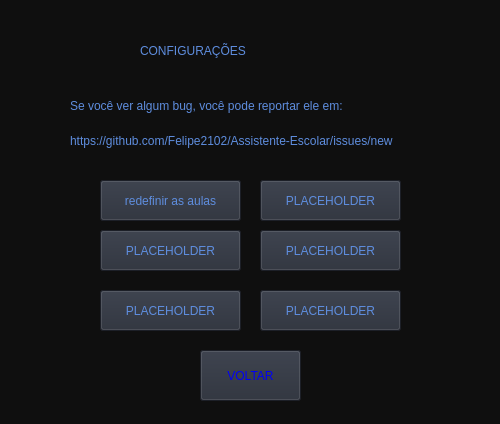
<?xml version="1.0" encoding="UTF-8"?>
<ui version="4.0">
 <class>conf</class>
 <widget class="QDialog" name="conf">
  <property name="geometry">
   <rect>
    <x>0</x>
    <y>0</y>
    <width>500</width>
    <height>424</height>
   </rect>
  </property>
  <property name="windowTitle">
   <string>CONFIGURAÇÕES</string>
  </property>
  <property name="styleSheet">
   <string notr="true">background-color: rgb(15, 15, 15);</string>
  </property>
  <widget class="QDialogButtonBox" name="buttonBox">
   <property name="geometry">
    <rect>
     <x>10</x>
     <y>600</y>
     <width>461</width>
     <height>32</height>
    </rect>
   </property>
   <property name="orientation">
    <enum>Qt::Horizontal</enum>
   </property>
   <property name="standardButtons">
    <set>QDialogButtonBox::Cancel|QDialogButtonBox::Ok</set>
   </property>
  </widget>
  <widget class="QPushButton" name="Button_voltar">
   <property name="geometry">
    <rect>
     <x>200</x>
     <y>350</y>
     <width>101</width>
     <height>51</height>
    </rect>
   </property>
   <property name="styleSheet">
    <string notr="true">background-color: rgb(39,44,55);
color: rgb(0,0,245);
font: 87 10pt &quot;Arial Black&quot;;</string>
   </property>
   <property name="text">
    <string>VOLTAR</string>
   </property>
  </widget>
  <widget class="QPushButton" name="Button_redaula">
   <property name="geometry">
    <rect>
     <x>100</x>
     <y>180</y>
     <width>141</width>
     <height>41</height>
    </rect>
   </property>
   <property name="styleSheet">
    <string notr="true">background-color: rgb(39,44,55);
color: rgb(94,141,222);
font: 87 10pt &quot;Arial Black&quot;;</string>
   </property>
   <property name="text">
    <string>redefinir as aulas</string>
   </property>
  </widget>
  <widget class="QLabel" name="label">
   <property name="geometry">
    <rect>
     <x>140</x>
     <y>40</y>
     <width>211</width>
     <height>21</height>
    </rect>
   </property>
   <property name="styleSheet">
    <string notr="true">font: 87 15pt &quot;Arial Black&quot;;
color: rgb(94,141,222);</string>
   </property>
   <property name="text">
    <string>CONFIGURAÇÕES</string>
   </property>
  </widget>
  <widget class="QLabel" name="label_2">
   <property name="geometry">
    <rect>
     <x>70</x>
     <y>80</y>
     <width>411</width>
     <height>51</height>
    </rect>
   </property>
   <property name="styleSheet">
    <string notr="true">background-color: rgb(15,15,15);
color: rgb(94,141,222);
font: 87 10pt &quot;Arial Black&quot;;</string>
   </property>
   <property name="text">
    <string>Se você ver algum bug, você pode reportar ele em:</string>
   </property>
  </widget>
  <widget class="QLabel" name="label_3">
   <property name="geometry">
    <rect>
     <x>70</x>
     <y>120</y>
     <width>411</width>
     <height>41</height>
    </rect>
   </property>
   <property name="styleSheet">
    <string notr="true">background-color: rgb(15,15,15);
color: rgb(94,141,222);
font: 87 9pt &quot;Arial Black&quot;;</string>
   </property>
   <property name="text">
    <string>https://github.com/Felipe2102/Assistente-Escolar/issues/new</string>
   </property>
  </widget>
  <widget class="QPushButton" name="Button_redaula_2">
   <property name="geometry">
    <rect>
     <x>100</x>
     <y>230</y>
     <width>141</width>
     <height>41</height>
    </rect>
   </property>
   <property name="styleSheet">
    <string notr="true">background-color: rgb(39,44,55);
color: rgb(94,141,222);
font: 87 10pt &quot;Arial Black&quot;;</string>
   </property>
   <property name="text">
    <string>PLACEHOLDER</string>
   </property>
  </widget>
  <widget class="QPushButton" name="Button_redaula_3">
   <property name="geometry">
    <rect>
     <x>100</x>
     <y>290</y>
     <width>141</width>
     <height>41</height>
    </rect>
   </property>
   <property name="styleSheet">
    <string notr="true">background-color: rgb(39,44,55);
color: rgb(94,141,222);
font: 87 10pt &quot;Arial Black&quot;;</string>
   </property>
   <property name="text">
    <string>PLACEHOLDER</string>
   </property>
  </widget>
  <widget class="QPushButton" name="Button_redaula_4">
   <property name="geometry">
    <rect>
     <x>260</x>
     <y>230</y>
     <width>141</width>
     <height>41</height>
    </rect>
   </property>
   <property name="styleSheet">
    <string notr="true">background-color: rgb(39,44,55);
color: rgb(94,141,222);
font: 87 10pt &quot;Arial Black&quot;;</string>
   </property>
   <property name="text">
    <string>PLACEHOLDER</string>
   </property>
  </widget>
  <widget class="QPushButton" name="Button_redaula_5">
   <property name="geometry">
    <rect>
     <x>260</x>
     <y>180</y>
     <width>141</width>
     <height>41</height>
    </rect>
   </property>
   <property name="styleSheet">
    <string notr="true">background-color: rgb(39,44,55);
color: rgb(94,141,222);
font: 87 10pt &quot;Arial Black&quot;;</string>
   </property>
   <property name="text">
    <string>PLACEHOLDER</string>
   </property>
  </widget>
  <widget class="QPushButton" name="Button_redaula_6">
   <property name="geometry">
    <rect>
     <x>260</x>
     <y>290</y>
     <width>141</width>
     <height>41</height>
    </rect>
   </property>
   <property name="styleSheet">
    <string notr="true">background-color: rgb(39,44,55);
color: rgb(94,141,222);
font: 87 10pt &quot;Arial Black&quot;;</string>
   </property>
   <property name="text">
    <string>PLACEHOLDER</string>
   </property>
  </widget>
 </widget>
 <resources/>
 <connections>
  <connection>
   <sender>buttonBox</sender>
   <signal>accepted()</signal>
   <receiver>conf</receiver>
   <slot>accept()</slot>
   <hints>
    <hint type="sourcelabel">
     <x>248</x>
     <y>254</y>
    </hint>
    <hint type="destinationlabel">
     <x>157</x>
     <y>274</y>
    </hint>
   </hints>
  </connection>
  <connection>
   <sender>buttonBox</sender>
   <signal>rejected()</signal>
   <receiver>conf</receiver>
   <slot>reject()</slot>
   <hints>
    <hint type="sourcelabel">
     <x>316</x>
     <y>260</y>
    </hint>
    <hint type="destinationlabel">
     <x>286</x>
     <y>274</y>
    </hint>
   </hints>
  </connection>
 </connections>
</ui>
